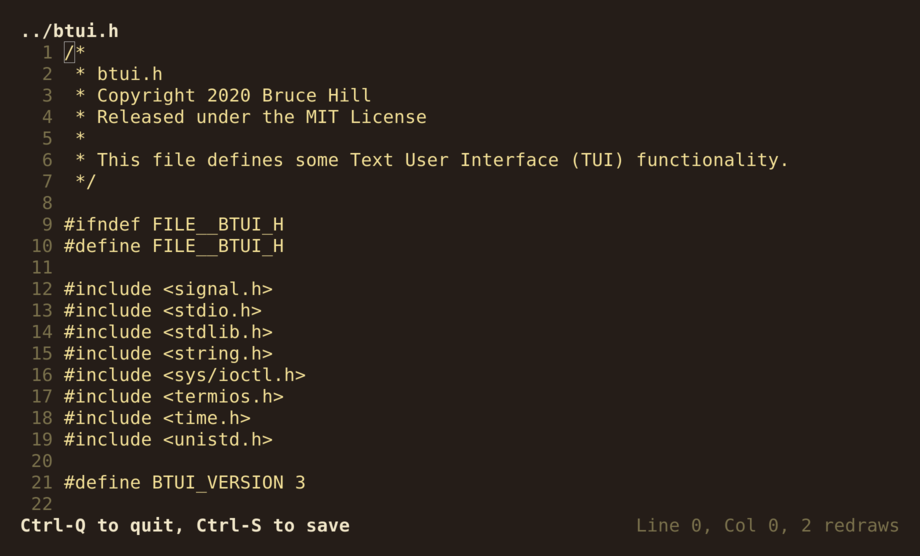

The script that saved this image:
#!/usr/bin/env python3
import sys
from btui import open_btui
from collections import namedtuple

Vec2 = namedtuple('Vec2', 'x y')

def clamp(x, low, high):
    if x < low: return low
    elif x > high: return high
    return x

class BedFile:
    def __init__(self, bt, lines, pos=Vec2(0,0), size=None):
        self.bt = bt
        self.lines = lines
        self.drawn = set()
        self.numlen = len(str(len(self.lines)))
        self.pos = pos
        self.size = size if size else Vec2(self.bt.width-pos.x, self.bt.height-pos.y)
        self.scroll = 0
        self._cursor = Vec2(0, 0)
        self.unsaved = False

    @property
    def cursor(self):
        return self._cursor

    @cursor.setter
    def cursor(self, p):
        x, y = p.x, p.y
        y = clamp(y, 0, len(self.lines)-1)
        x = clamp(x, 0, len(self.lines[y]))
        self._cursor = Vec2(x, y)

    def update_term_cursor(self):
        self.bt.move(self.pos.x + self.numlen + 1 + self.cursor.x,
                     self.pos.y + self.cursor.y - self.scroll)

    def set_scroll(self, newscroll):
        newscroll = clamp(newscroll, 0, len(self.lines)-1 - (self.size.y-1))
        if newscroll == self.scroll: return
        delta = newscroll - self.scroll
        self.bt.scroll(self.pos.y, self.pos.y + self.size.y - 1, delta)
        self.scroll = newscroll
        self.drawn &= set(range(self.scroll, self.scroll + (self.size.y-1)+1))
        if self.cursor.y < newscroll:
            self.cursor = Vec2(self.cursor.x, newscroll)
        elif self.cursor.y > newscroll + (self.size.y-1):
            self.cursor = Vec2(self.cursor.x, newscroll + (self.size.y-1))

    def handle_input(self, key, mx=None, my=None):
        if key == 'Space': key = ' '
        if key == 'Tab': key = '    '

        if key == 'Left':
            self.cursor = Vec2(self.cursor.x - 1, self.cursor.y)
        elif key == 'Right':
            self.cursor = Vec2(self.cursor.x + 1, self.cursor.y)
        elif key == 'Up':
            self.cursor = Vec2(self.cursor.x, self.cursor.y - 1)
            if self.cursor.y < self.scroll:
                self.set_scroll(self.cursor.y)
        elif key == 'Down':
            self.cursor = Vec2(self.cursor.x, self.cursor.y + 1)
            newscroll = clamp(self.scroll, self.cursor.y - (self.size.y-1), self.cursor.y)
            if self.cursor.y > self.scroll + (self.size.y-1):
                self.set_scroll(self.cursor.y - (self.size.y-1))
        elif key == 'Page Down' or key == 'Ctrl-d':
            self.set_scroll(self.scroll + self.bt.height // 2)
        elif key == 'Page Up' or key == 'Ctrl-u':
            self.set_scroll(self.scroll - self.bt.height // 2)
        elif key == 'Delete':
            line = self.lines[self.cursor.y]
            i = self.cursor.x
            if i == len(line) and self.cursor.y < len(self.lines)-1:
                line.extend(self.lines.pop(self.cursor.y+1))
                self.drawn &= {d for d in self.drawn if d < self.cursor.y or d >= len(self.lines)+1}
                self.unsaved = True
            elif i < len(line)-1:
                del line[i:i+1]
                self.drawn.discard(self.cursor.y)
                self.unsaved = True
        elif key == 'Backspace':
            line = self.lines[self.cursor.y]
            i = self.cursor.x
            if i == 0 and self.cursor.y > 0:
                self.lines.pop(self.cursor.y)
                prevline = self.lines[self.cursor.y - 1]
                self.cursor = Vec2(len(prevline), self.cursor.y-1)
                prevline.extend(line)
                self.drawn &= {d for d in self.drawn if d < self.cursor.y or d >= len(self.lines)+1}
                self.unsaved = True
            elif i > 0:
                del line[i-1:i]
                self.drawn.discard(self.cursor.y)
                self.cursor = Vec2(self.cursor.x - 1, self.cursor.y)
                self.unsaved = True
        elif key == 'Enter':
            line = self.lines[self.cursor.y]
            before, after = line[:self.cursor.x], line[self.cursor.x:]
            self.lines[self.cursor.y] = before
            self.lines.insert(self.cursor.y+1, after)
            self.drawn &= {d for d in self.drawn if d < self.cursor.y or d >= len(self.lines)}
            self.cursor = Vec2(0, self.cursor.y + 1)
            self.unsaved = True
        elif key and (len(key) == 1 or key == '    '):
            line = self.lines[self.cursor.y]
            i = self.cursor.x
            line[i:i] = bytearray(key, 'utf8')
            self.cursor = Vec2(self.cursor.x + len(key), self.cursor.y)
            self.drawn.discard(self.cursor.y)
            self.unsaved = True

    def render(self):
        self.bt.hide_cursor()
        for i in range(self.size.y):
            lineno = self.scroll + i
            if lineno in self.drawn: continue
            y = self.pos.y + i
            x = self.pos.x
            self.bt.move(x, y)
            if lineno >= len(self.lines):
                self.bt.clear('line')
                self.drawn.add(lineno)
                continue
            with self.bt.attributes("faint"):
                self.bt.write(("{:>"+str(self.numlen)+"}").format(lineno + 1))
                x += self.numlen + 1
            self.bt.move(x, y)
            self.bt.write_bytes(bytes(self.lines[lineno]))
            self.bt.clear('right')
            self.drawn.add(lineno)

class BED:
    def __init__(self, bt, filename):
        self.bt = bt
        self.filename = filename
        try:
            lines = [bytearray(line.rstrip(b'\n')) for line in open(filename, 'rb').readlines()]
        except FileNotFoundError:
            lines = [bytearray(b'')]
        self.file = BedFile(bt, lines, Vec2(0, 1), Vec2(bt.width, bt.height-2))
        self.drawn = set()
        self.renders = 0

    def edit(self):
        self.bt.set_cursor('blinking bar')
        self.render()
        key, mx, my = self.bt.getkey()
        while True:
            if key == 'Ctrl-c':
                sys.exit(1)
            elif key == 'Ctrl-q':
                if self.file.unsaved:
                    self.confirm_save()
                break
            elif key == 'Ctrl-s':
                self.save()
            else:
                self.file.handle_input(key, mx, my)
            self.render()
            key, mx, my = self.bt.getkey()

    def confirm_save(self):
        self.bt.move(0, self.bt.height)
        with self.bt.attributes('bold'):
            self.bt.write(f"Do you want to save {self.filename}? [y/n]")
        key, mx, my = self.bt.getkey()
        if key in ('y', 'Y'):
            self.save()
            return True
        elif key in ('n', 'N', 'Ctrl-c', 'Escape', 'Ctrl-q'):
            return False

    def save(self):
        with open(self.filename, 'wb') as f:
            for line in self.file.lines:
                f.write(line)
                f.write(b'\n')
        self.file.unsaved = False

    def render(self):
        self.renders += 1

        k = 'title-modified' if self.file.unsaved else 'title'
        if k not in self.drawn:
            self.drawn -= {'title', 'title-modified'}
            self.bt.move(0,0)
            with self.bt.attributes("bold"):
                self.bt.write(self.filename)
            if self.file.unsaved:
                with self.bt.attributes("dim"):
                    self.bt.write(" (modified)")
            self.bt.clear('right')
            self.drawn.add(k)

        self.file.render()

        # Just redraw this every time:
        with self.bt.attributes("faint"):
            self.bt.move(0, self.bt.height-1)
            self.bt.write("Ctrl-Q to quit, Ctrl-S to save")
            self.bt.clear('right')
            s = f"Line {self.file.cursor.y}, Col {self.file.cursor.x}, {self.renders} redraws"
            self.bt.move(self.bt.width-len(s), self.bt.height-1)
            self.bt.write(s)

        self.file.update_term_cursor()
        self.bt.show_cursor()


if __name__ == '__main__':
    args = sys.argv[1:]
    debug = False
    if args and args[0] in ('-d', '--debug'):
        args.pop(0)
        debug = True

    if not args:
        print("Usage: bed.py [-d|--debug] file")
        sys.exit(1)

    filename = args[0]
    with open_btui(debug=debug) as bt:
        bed = BED(bt, filename)
        bed.edit()
